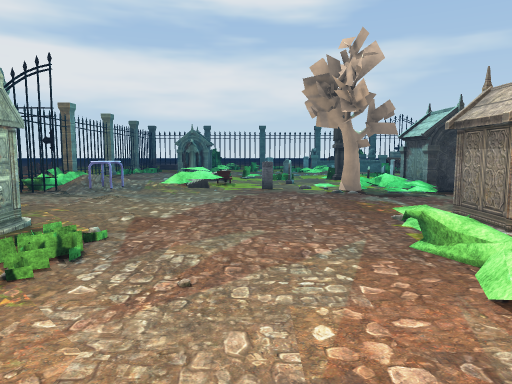
view 1 (above)

24 first-person views from a walk through a 3-D level made in the Unity game engine. The camera is 1.4 m above the floor, tilts 6° down and sees 70° across. The floor is counted in squares, 2 m on a side. Each view is taken from the middle of a square. On the plan, view 1 faces up. The plan holds only what a view shows up to about 11 squares ahead; the rest is blank. The place goes on beyond the plan. The player character is not drawn. Some surface patterns are stand-ins.

view 2
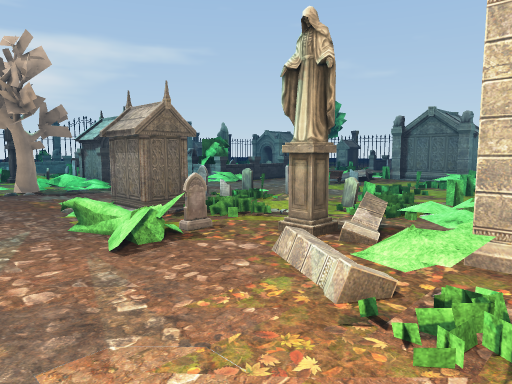

view 3
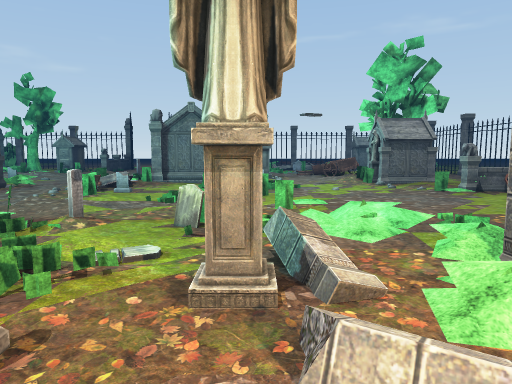

view 4
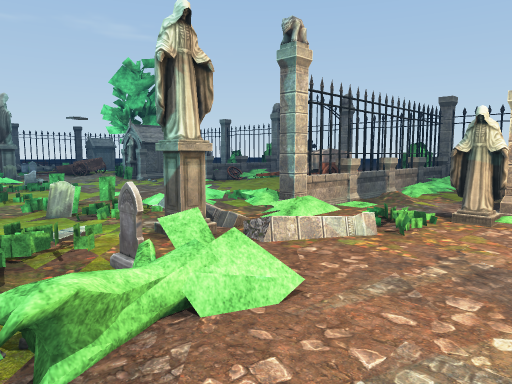

view 5
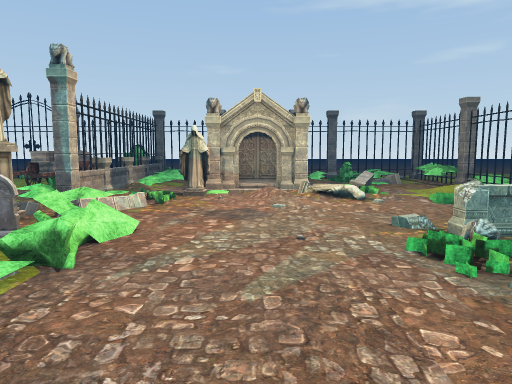

view 6
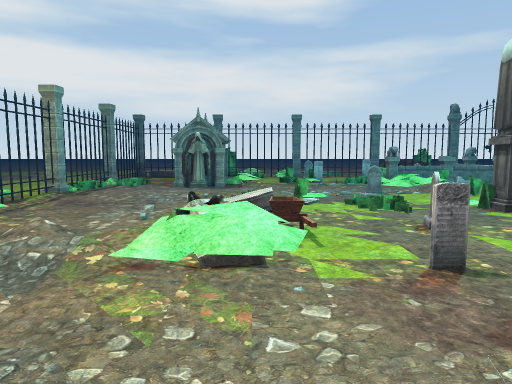

view 7
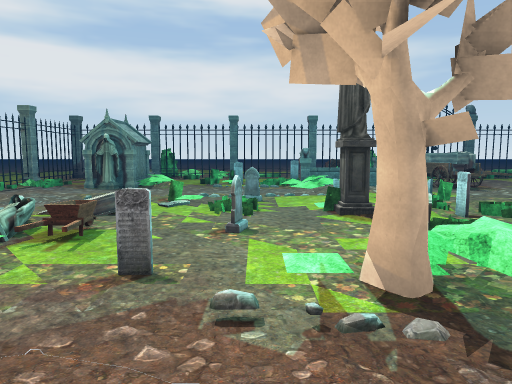

view 8
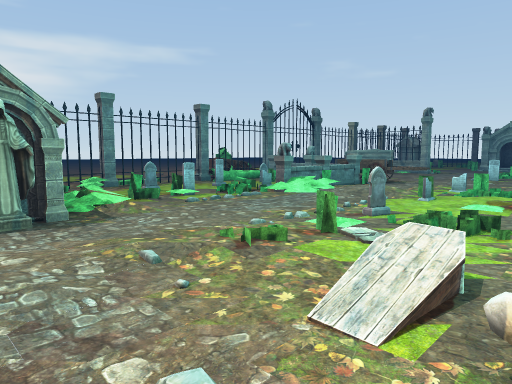

view 9
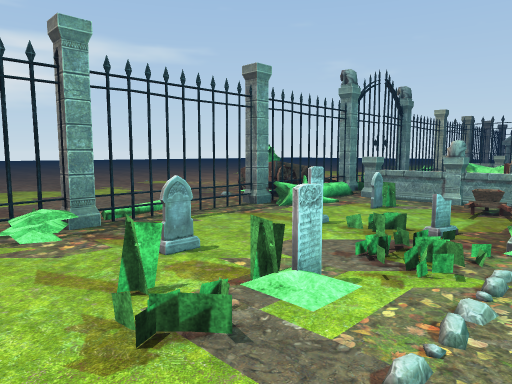

view 10
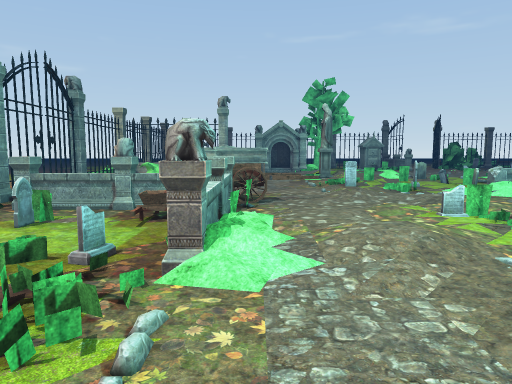

view 11
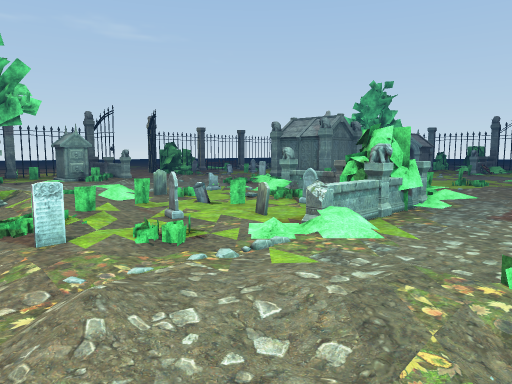

view 12
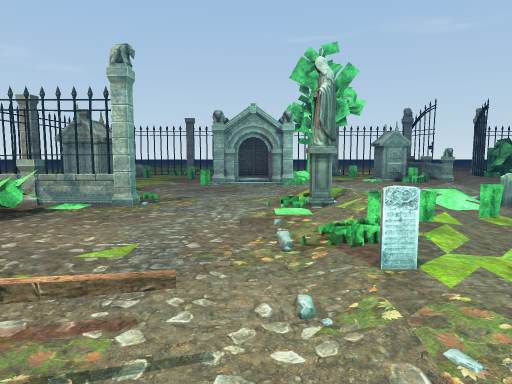

view 13
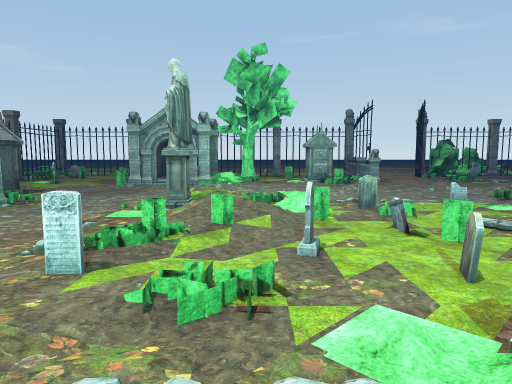

view 14
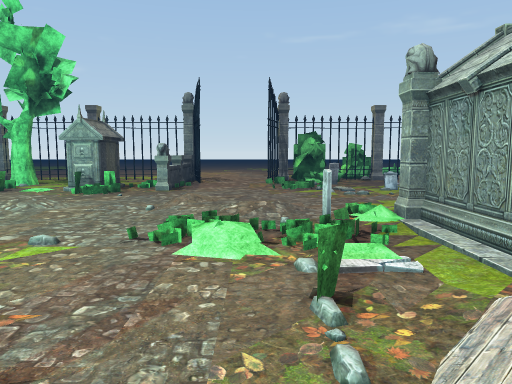

view 15
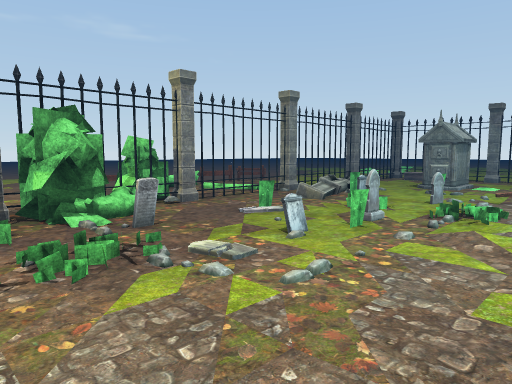

view 16
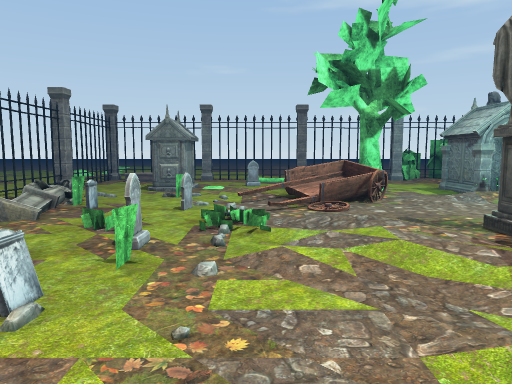

view 17
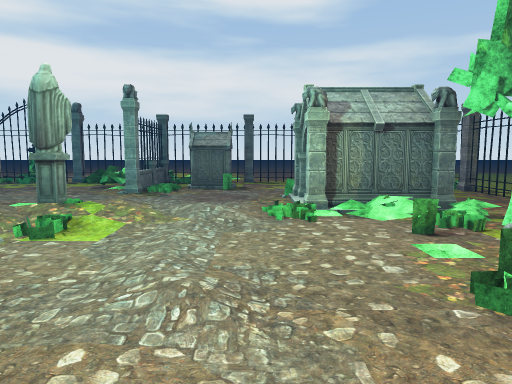

view 18
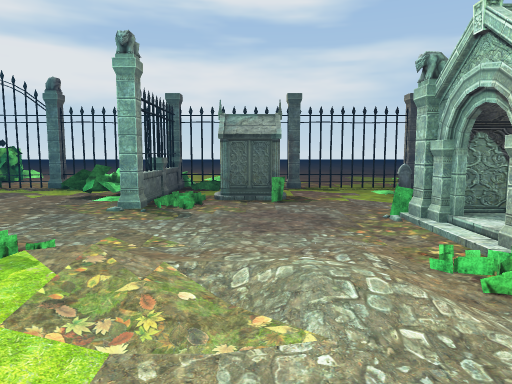

view 19
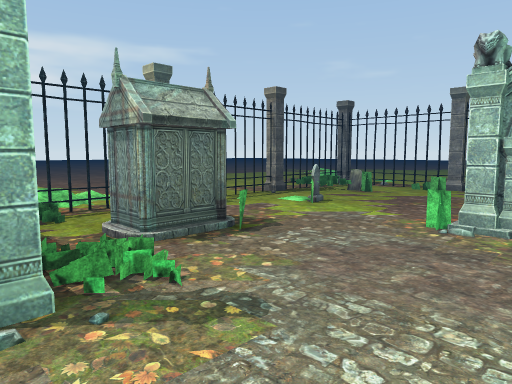

view 20
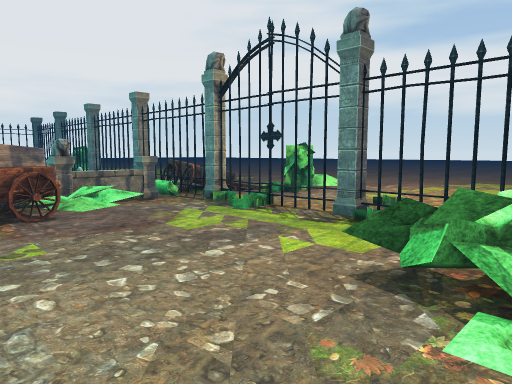

view 21
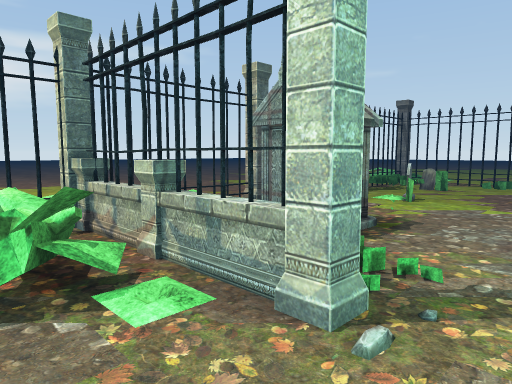

view 22
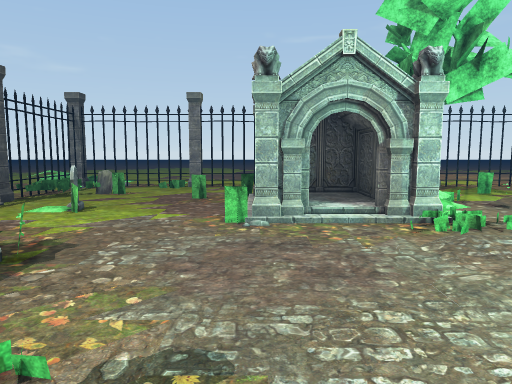

view 23
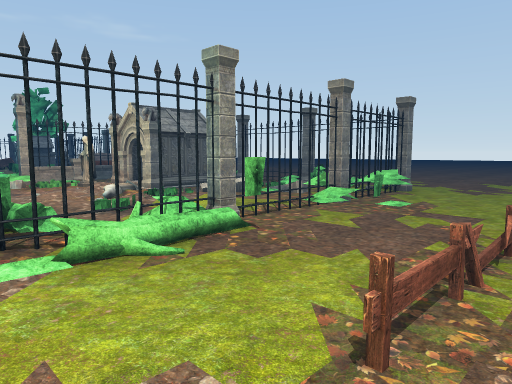

view 24
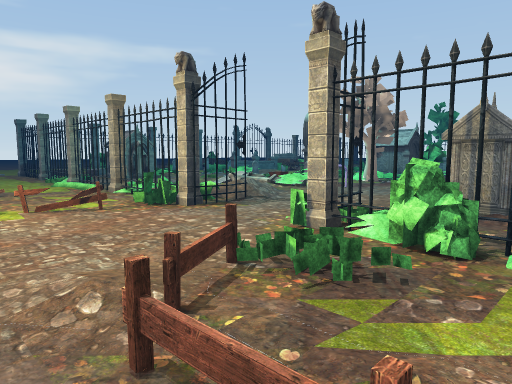

### Floor plan
Key: @ floor where view 1 was taken; # wall or solid block; x gap in a wall; . main floor; : floor 0.25 m higher than the main floor; / step, stairs or slope; = window, fence, low wall or low ledge; P plant; T tombstone; C coffin; S statue; A cart; L stool; O other object.
Columns run from 8 left of view 1 to 19 right of it. Each row starts with its distance up from view 1.
 23          ........  ....
 22          ........  .....
 21         .........  ......
 20         .....P...  ......
 19         .....P...   .......
 18         .....PO.P   .......
 17         PP# A#TT. OP#x#####
 16   .#.  OP...P#P.P.=....PT.xO
 15  ..#.. .T.TPTP...PP.O.OTP. .
 14  ..OPOOPPTT.AOC...#PP...P.#.
 13  /.P.OS...OO=OC.......P#P.x.
 12   .#......P::././P..../#..#
 11   .P.//PPTTPP//TP/S///OPP.x
 10  ......C.PSPT/PPTPPP/..PO.#
  9  ..#O./S.TPTPPPT.TP//..PP.#.
  8   .. //P..PO..O.PPT.//.OO.#.
  7  .OPP//ATPPPO.#T PTO...OP#T.
  6  ...T.LP./O. .#= O.../......
  5 ....P.../:./ O...PPP/....P..
  4 ./OPT.../.POPT.POC#TP../PP#.
  3 .OP# OP...POOTO.T.##:../TPx
  2 //.   O...TPOT.PO.O#O//TP.#
  1 .O.PPP.....SPPPP.PT.O//PP.x.
  0 .O.P.P./@.POP.O..O..S.PT. #P
 -1 .O.P/.P//SO#P.....S.//.TTS#.
 -2  ..#//.O/O.  ...POOO=O.OP #
 -3  .O#..O#:#P=C...O.#.  .OO.#.
 -4  ..PPO.O#OP# .:OO ..  T.O. .
 -5  ..P...   .=  O   ../ O...#.
 -6  ...##O#  ###T   P###x####.O
 -7   ....                ...
 -8   ...
 -9   ...
-10   ..
-11   ..

Where each view was taken, in squares from view 1:
view 1: 0 up, 0 right, facing up
view 2: 1 down, 0 right, facing up-right
view 3: 1 up, 1 right, facing right
view 4: 3 up, 0 right, facing down-right
view 5: 5 up, 0 right, facing down
view 6: 5 up, 1 left, facing up
view 7: 5 up, 1 right, facing up
view 8: 9 up, 3 left, facing up-right
view 9: 13 up, 1 left, facing up-right
view 10: 13 up, 0 right, facing right
view 11: 12 up, 4 right, facing down-right
view 12: 12 up, 5 right, facing right
view 13: 10 up, 5 right, facing right
view 14: 5 up, 8 right, facing right
view 15: 5 up, 13 right, facing down-right
view 16: 4 up, 14 right, facing down
view 17: 6 up, 13 right, facing up
view 18: 9 up, 12 right, facing up
view 19: 12 up, 10 right, facing up-right
view 20: 13 up, 10 right, facing up-left
view 21: 13 up, 9 right, facing up-right
view 22: 13 up, 10 right, facing right
view 23: 2 up, 8 left, facing down-right
view 24: 2 up, 8 left, facing up-right
